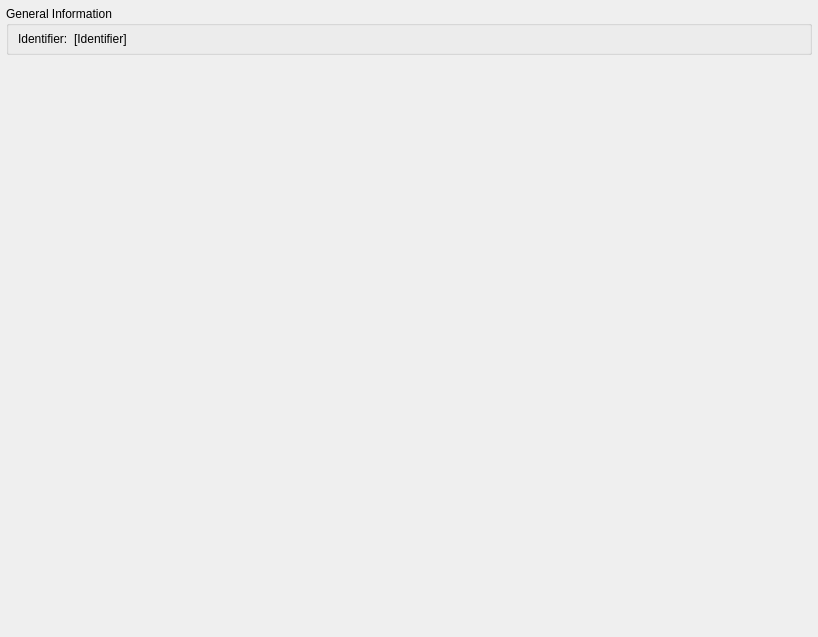
<?xml version="1.0" encoding="UTF-8"?>
<ui version="4.0">
 <class>DockWidgetNerianSceneScanPro</class>
 <widget class="QWidget" name="DockWidgetNerianSceneScanPro">
  <property name="geometry">
   <rect>
    <x>0</x>
    <y>0</y>
    <width>818</width>
    <height>637</height>
   </rect>
  </property>
  <property name="minimumSize">
   <size>
    <width>0</width>
    <height>109</height>
   </size>
  </property>
  <property name="windowTitle">
   <string>Form</string>
  </property>
  <layout class="QVBoxLayout" name="verticalLayout">
   <property name="leftMargin">
    <number>6</number>
   </property>
   <property name="topMargin">
    <number>6</number>
   </property>
   <property name="rightMargin">
    <number>6</number>
   </property>
   <property name="bottomMargin">
    <number>6</number>
   </property>
   <item>
    <widget class="QGroupBox" name="groupInfo">
     <property name="sizePolicy">
      <sizepolicy hsizetype="Preferred" vsizetype="Minimum">
       <horstretch>0</horstretch>
       <verstretch>0</verstretch>
      </sizepolicy>
     </property>
     <property name="minimumSize">
      <size>
       <width>0</width>
       <height>0</height>
      </size>
     </property>
     <property name="maximumSize">
      <size>
       <width>16777215</width>
       <height>16777215</height>
      </size>
     </property>
     <property name="title">
      <string>General Information</string>
     </property>
     <layout class="QHBoxLayout" name="horizontalLayout">
      <property name="topMargin">
       <number>6</number>
      </property>
      <property name="bottomMargin">
       <number>6</number>
      </property>
      <item>
       <widget class="QLabel" name="lbl1">
        <property name="sizePolicy">
         <sizepolicy hsizetype="Maximum" vsizetype="Preferred">
          <horstretch>0</horstretch>
          <verstretch>0</verstretch>
         </sizepolicy>
        </property>
        <property name="text">
         <string>Identifier:</string>
        </property>
       </widget>
      </item>
      <item>
       <widget class="QLabel" name="label_Identifier">
        <property name="text">
         <string>[Identifier]</string>
        </property>
       </widget>
      </item>
     </layout>
    </widget>
   </item>
   <item>
    <widget class="ParamEditorWidget" name="editorWidget">
     <property name="propertiesWithoutValueMarked">
      <bool>true</bool>
     </property>
     <property name="showDescriptions">
      <bool>true</bool>
     </property>
    </widget>
   </item>
   <item>
    <spacer name="verticalSpacer">
     <property name="orientation">
      <enum>Qt::Vertical</enum>
     </property>
     <property name="sizeHint" stdset="0">
      <size>
       <width>20</width>
       <height>40</height>
      </size>
     </property>
    </spacer>
   </item>
  </layout>
 </widget>
 <customwidgets>
  <customwidget>
   <class>ParamEditorWidget</class>
   <extends>QWidget</extends>
   <header>paramEditorWidget.h</header>
  </customwidget>
 </customwidgets>
 <resources/>
 <connections/>
</ui>
